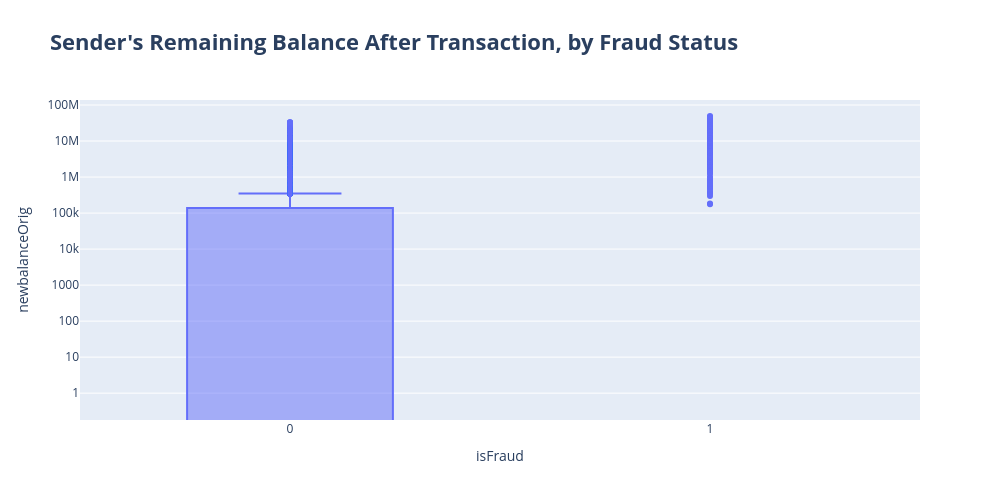

Write notebook code for a chart like this one.
### Code cell
# Sender's Remaining Balance After Transaction, by Fraud Status
fig = px.box(
    df,
    x="isFraud",
    y="newbalanceOrig",
    title="Sender's Remaining Balance After Transaction, by Fraud Status"
)

fig.update_layout(
    title_font=dict(size=22, weight="bold"),
    width=1000,
    height=500,
    yaxis_type= "log"
)

fig.show()

### Figure 1 — Plotly figure (JSON) as saved in the notebook; plotly's stock layout.template omitted (floating-point values rounded to 4 significant figures; data arrays with more than 128 entries replaced by an {"elided": "..."} marker saying what was removed)
{"data": [{"alignmentgroup": "True", "hovertemplate": "isFraud=%{x}<br>newbalanceOrig=%{y}<extra></extra>", "legendgroup": "", "marker": {"color": "#636efa"}, "name": "", "notched": false, "offsetgroup": "", "orientation": "v", "showlegend": false, "type": "box", "x": {"elided": "58213 int values"}, "x0": " ", "xaxis": "x", "y": {"elided": "58213 float values"}, "y0": " ", "yaxis": "y"}], "layout": {"boxmode": "group", "height": 500, "legend": {"tracegroupgap": 0}, "title": {"font": {"size": 22, "weight": "bold"}, "text": "Sender's Remaining Balance After Transaction, by Fraud Status"}, "width": 1000, "xaxis": {"anchor": "y", "domain": [0, 1], "title": {"text": "isFraud"}}, "yaxis": {"anchor": "x", "domain": [0, 1], "title": {"text": "newbalanceOrig"}, "type": "log"}}}
